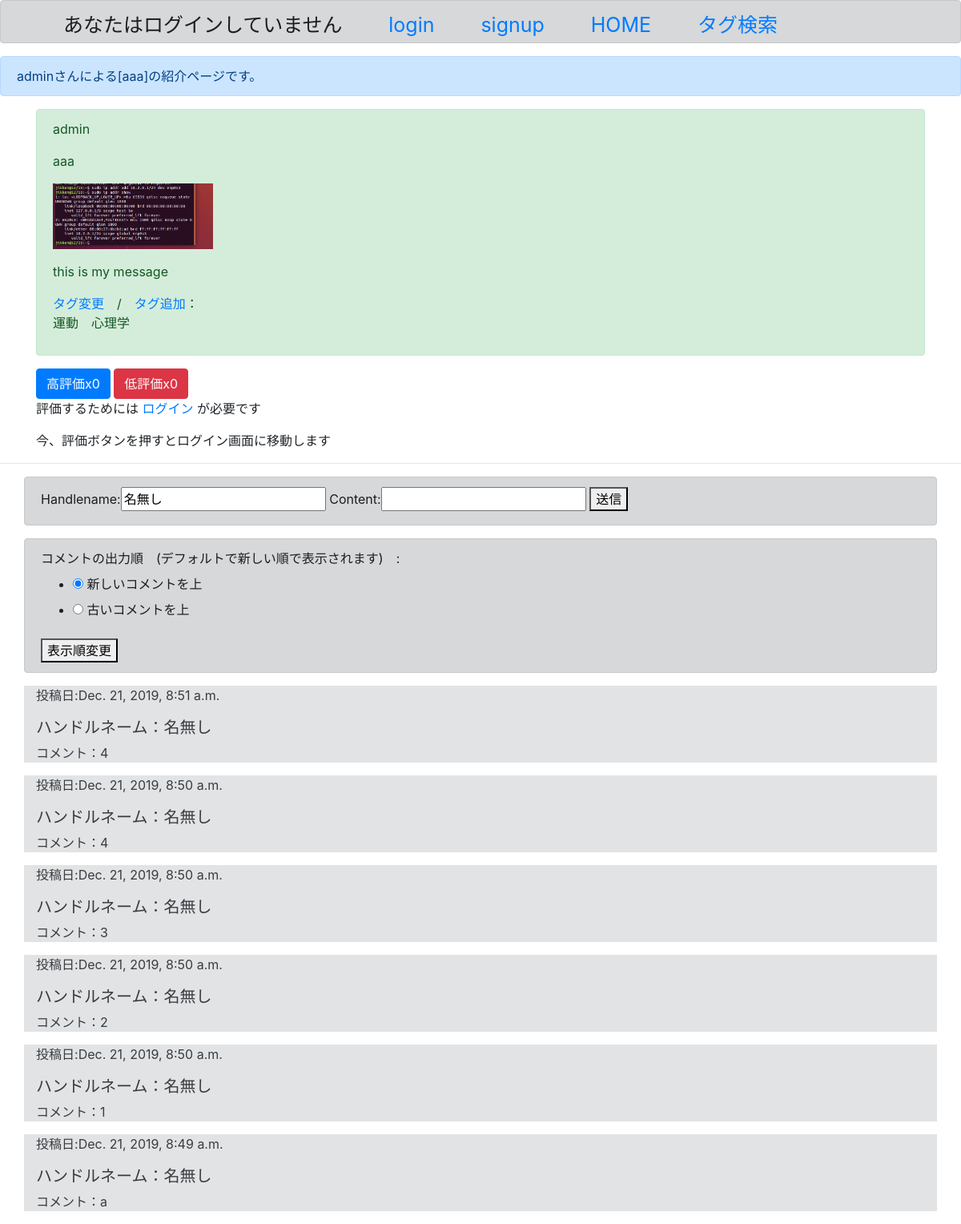
/detail/17, run on the app's committed database.
### book/models.py (models this page shows)
class RecommendedBook(models.Model):
    author = models.CharField(max_length=100)
    bookTitle = models.CharField(max_length=50)
    content = models.TextField()
    bookImage=models.ImageField(upload_to="")
    genre = models.CharField(max_length=200, null=True, blank=True, default="")
    good = models.IntegerField(null=True, blank=True,default=0)
    goodtext = models.CharField(max_length=500,null=True,blank=True, default="")
    notGood = models.IntegerField(null=True, blank=True,default=0)
    notGoodtext = models.CharField(max_length=500,null=True,blank=True, default="")

class comment(models.Model):
    target = models.ForeignKey(RecommendedBook, on_delete=models.CASCADE,default="")
    handlename = models.CharField(max_length=100, default="名無し")
    content = models.CharField(max_length=300)
    created_at = models.DateTimeField(auto_now_add=True)

### book/views.py (the view, shortened to what this page needs)
# urls.py: path('detail/<int:pk>', views.detailfunc,name="detail"),
def detailfunc(request, pk):
    sort=True
    reverseform=RadioForm()
    form=CommentCreateForm()
    object = RecommendedBook.objects.get(pk=pk)
    params = {
        'object':object,
        "form":form,
        "reverseform":reverseform,
        "sort":sort
    }
    return render(request, "detail.html", params)

### book/forms.py
class CommentCreateForm(forms.ModelForm):
    class Meta:
        model=comment
        fields=('handlename',"content")

class RadioForm(forms.Form):
    select=forms.ChoiceField(label="コメントの出力順　(デフォルトで新しい順で表示されます)　", widget=forms.RadioSelect, choices=CHOICE,initial=0)

### templates/detail.html (shortened to what this page needs)
{% extends 'base.html' %}
{%block header%}
<div class="alert alert-primary" role="alert">
    {{object.author}}さんによる[{{object.bookTitle}}]の紹介ページです。
</div>
{%endblock header%}
{% block content %}
<div class="container">
    <div class="alert alert-success" role="alert">
        <p>{{object.author}}</p>
        <p>{{object.bookTitle}}</p>
        <p><img src="{{object.bookImage.url}}" alt="image" width="200"></p>
        <p>{{object.content}}</p>
        <a href="#">タグ変更　</a>/<a href="#">　タグ追加</a>：
        <p>{{object.genre}}</p>
    </div>
    <a href="{% url 'good' object.pk %}" class="btn btn-primary" role="button" aria-pressed="true">高評価x{{object.good}}</a>
    <a href="{% url 'notGood' object.pk %}" class="btn btn-danger" role="button" aria-pressed="true">低評価x{{object.notGood}}</a>
    {% if　not user.is_authenticated %}
        <p>評価するためには <a href="{% url 'login' %}">ログイン</a> が必要です</p>
        <p>今、評価ボタンを押すとログイン画面に移動します</p>
    {% endif%}
</div>
<hr>
<div class="alert alert-dark container" role="alert">
    <form action="{% url 'detail' object.pk %}" method="POST">{% csrf_token %}
        {{ form }}
        <button type="submit">送信</button>
    </form>
</div>
<div class="alert alert-dark container" role="alert">
    <form action="{% url 'detail' object.pk %}" method="POST">{% csrf_token %}
        {{reverseform}}
        <button type="submit">表示順変更</button>
    </form>
</div>
{% if sort %}
{% for comment in object.comment_set.all reversed %}
<div class="alert-secondary container" role="alert">
    <p>投稿日:{{comment.created_at}}</p>
    <h5>ハンドルネーム：{{comment.handlename}}</h5>
    <p>コメント：{{comment.content}}</p>
</div>
{% endfor %}
{%endif%}
{% endblock content %}

### data on the page
RecommendedBook: author "admin", bookTitle "aaa", bookImage (picture), content "this is my message", genre "運動 心理学", good "0", notGood "0"
comment: created_at "Dec. 21, 2019, 8:51 a.m.", handlename "名無し", content "4"
comment: created_at "Dec. 21, 2019, 8:50 a.m.", handlename "名無し", content "4"
comment: created_at "Dec. 21, 2019, 8:50 a.m.", handlename "名無し", content "3"
comment: created_at "Dec. 21, 2019, 8:50 a.m.", handlename "名無し", content "2"
comment: created_at "Dec. 21, 2019, 8:50 a.m.", handlename "名無し", content "1"
comment: created_at "Dec. 21, 2019, 8:49 a.m.", handlename "名無し", content "a"
